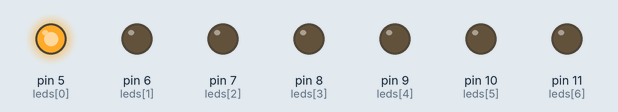
Recording of a sketch running on a simulated Arduino Uno, built with avr-gcc and run on an emulated ATmega328P. On the bench: output pins drawn as LEDs (lit = HIGH).

Above: at 0.3 s.
At 2.1 s:
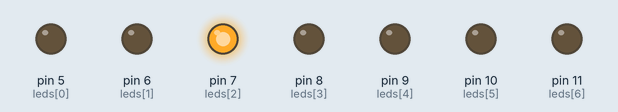
At 3.9 s:
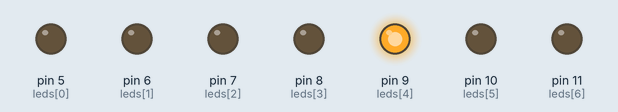
At 7.5 s:
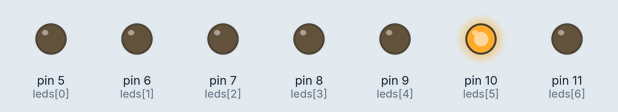
At 11.1 s:
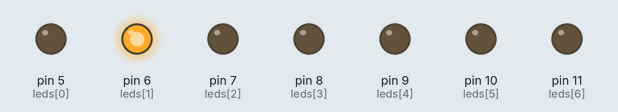
At 15.6 s:
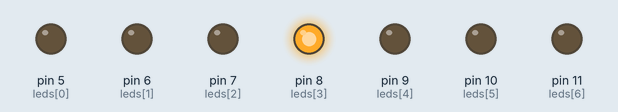
Timing chart, 0 to 16.4 s (numbered marks = the images above):
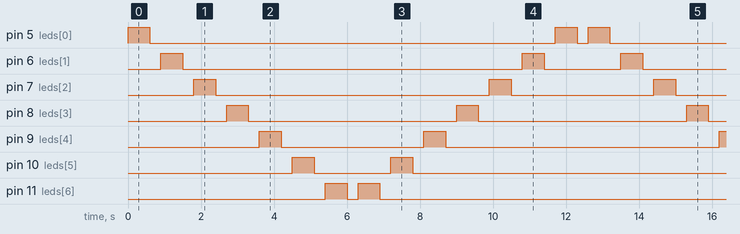

The sketch:

ejercicio_5.ino
```cpp
int leds[] = {5, 6, 7, 8, 9, 10, 11};
int grupo1 = 0;
int tiempo = 30;

void setup() {
  for (grupo1 = 0; grupo1 < 7; grupo1++) {
    pinMode(leds[grupo1], OUTPUT);
  }
}

void loop() {
  for (grupo1 = 0; grupo1 < 7; grupo1++) {
    digitalWrite (leds[grupo1], HIGH);
    delay(300);
    digitalWrite(leds[grupo1 + 0], HIGH);
    delay(300);
    digitalWrite (leds[grupo1], LOW);
    delay(300);
  }
  for (grupo1 = 6; grupo1 >= 0; grupo1--) {
    digitalWrite (leds[grupo1], HIGH);
    delay(300);
    digitalWrite(leds[grupo1 - 0], HIGH);
    delay(300);
    digitalWrite (leds[grupo1], LOW);
    delay(300);
  }

}
```

Measured:
- by itself, pin 5 (leds[0]): repeats every 12.6 s: LOW 11.1 s, HIGH 0.60 s, LOW 0.30 s, HIGH 0.60 s
- by itself, pin 6 (leds[1]): repeats every 12.6 s: LOW 9.3 s, HIGH 0.60 s, LOW 2.1 s, HIGH 0.60 s
- by itself, pin 7 (leds[2]): repeats every 12.6 s: LOW 7.5 s, HIGH 0.60 s, LOW 3.9 s, HIGH 0.60 s
- by itself, pin 8 (leds[3]): alternates HIGH for 0.60 s and LOW for 5.7 s
- by itself, pin 9 (leds[4]): repeats every 12.6 s: LOW 3.9 s, HIGH 0.60 s, LOW 7.5 s, HIGH 0.60 s
- by itself, pin 10 (leds[5]): repeats every 12.6 s: LOW 2.1 s, HIGH 0.60 s, LOW 9.3 s, HIGH 0.60 s
- by itself, pin 11 (leds[6]): repeats every 12.6 s: LOW 0.30 s, HIGH 0.60 s, LOW 11.1 s, HIGH 0.60 s
